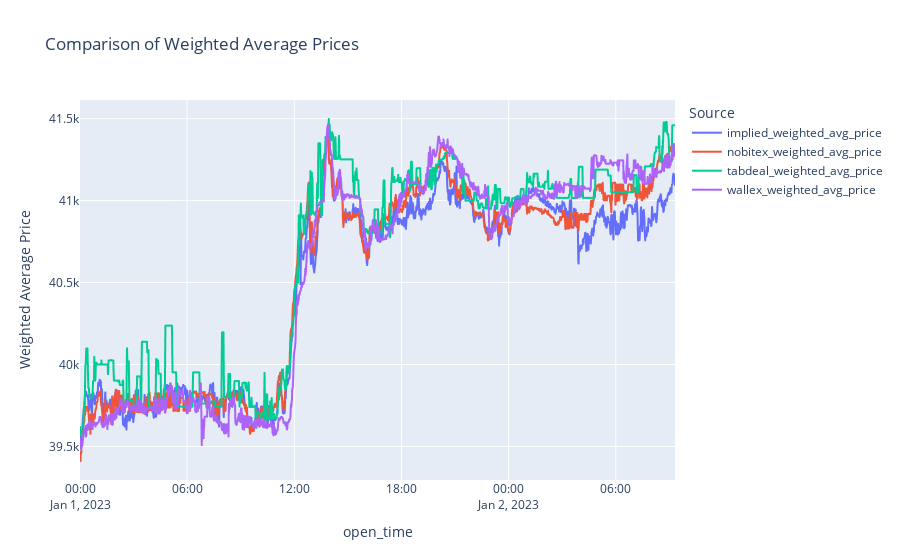

The code cell stored with this chart in its notebook:
### Code cell
fig3 = px.line(
    merged_data[:2000],
    x='open_time',
    y=['implied_weighted_avg_price', 'nobitex_weighted_avg_price', 'tabdeal_weighted_avg_price', 'wallex_weighted_avg_price'],
    labels={'value': 'Weighted Average Price', 'variable': 'Source'},
    title='Comparison of Weighted Average Prices'
)
fig3.show()

### Figure 1 — Plotly figure (JSON) as saved in the notebook; plotly's stock layout.template omitted (floating-point values rounded to 4 significant figures; data arrays with more than 128 entries replaced by an {"elided": "..."} marker saying what was removed)
{"data": [{"hovertemplate": "Source=implied_weighted_avg_price<br>open_time=%{x}<br>Weighted Average Price=%{y}<extra></extra>", "legendgroup": "implied_weighted_avg_price", "line": {"color": "#636efa", "dash": "solid"}, "marker": {"symbol": "circle"}, "mode": "lines", "name": "implied_weighted_avg_price", "showlegend": true, "type": "scattergl", "x": {"elided": "2000 str values"}, "xaxis": "x", "y": {"elided": "2000 float values"}, "yaxis": "y"}, {"hovertemplate": "Source=nobitex_weighted_avg_price<br>open_time=%{x}<br>Weighted Average Price=%{y}<extra></extra>", "legendgroup": "nobitex_weighted_avg_price", "line": {"color": "#EF553B", "dash": "solid"}, "marker": {"symbol": "circle"}, "mode": "lines", "name": "nobitex_weighted_avg_price", "showlegend": true, "type": "scattergl", "x": {"elided": "2000 str values"}, "xaxis": "x", "y": {"elided": "2000 float values"}, "yaxis": "y"}, {"hovertemplate": "Source=tabdeal_weighted_avg_price<br>open_time=%{x}<br>Weighted Average Price=%{y}<extra></extra>", "legendgroup": "tabdeal_weighted_avg_price", "line": {"color": "#00cc96", "dash": "solid"}, "marker": {"symbol": "circle"}, "mode": "lines", "name": "tabdeal_weighted_avg_price", "showlegend": true, "type": "scattergl", "x": {"elided": "2000 str values"}, "xaxis": "x", "y": {"elided": "2000 float values"}, "yaxis": "y"}, {"hovertemplate": "Source=wallex_weighted_avg_price<br>open_time=%{x}<br>Weighted Average Price=%{y}<extra></extra>", "legendgroup": "wallex_weighted_avg_price", "line": {"color": "#ab63fa", "dash": "solid"}, "marker": {"symbol": "circle"}, "mode": "lines", "name": "wallex_weighted_avg_price", "showlegend": true, "type": "scattergl", "x": {"elided": "2000 str values"}, "xaxis": "x", "y": {"elided": "2000 float values"}, "yaxis": "y"}], "layout": {"legend": {"title": {"text": "Source"}, "tracegroupgap": 0}, "title": {"text": "Comparison of Weighted Average Prices"}, "xaxis": {"anchor": "y", "domain": [0, 1], "title": {"text": "open_time"}}, "yaxis": {"anchor": "x", "domain": [0, 1], "title": {"text": "Weighted Average Price"}}}}
